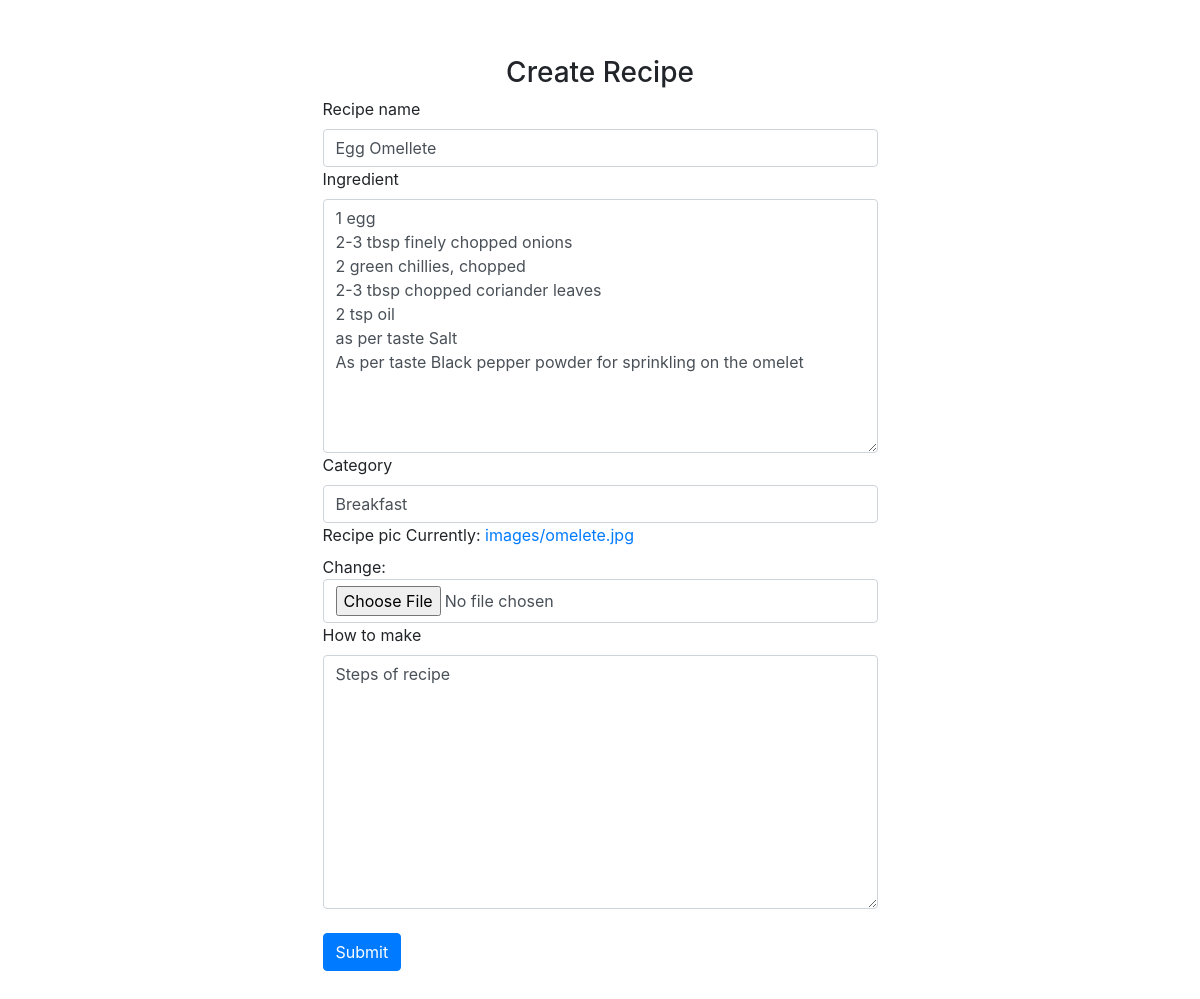
Screenshot of /recipes/editrecipe/20 (signed in) with the database file from the repository.
### recipes/models.py (models this page shows, shortened)
class recipe(models.Model):
    recipe_name = models.CharField(max_length=120)
    ingredient = models.CharField(max_length=600)
    category = models.CharField(max_length=120)
    recipe_pic = models.ImageField(upload_to="images")
    How_to_make = models.CharField(max_length=600)
    created_by = models.ForeignKey(to=User,on_delete=models.CASCADE)

### recipes/views.py (the view, shortened to what this page needs)
# urls.py: path('editrecipe/<int:id>',views.EditRecipe.as_view(),name="editrecipe"),
@method_decorator(login_required(login_url='login'), name='dispatch')
class EditRecipe(TemplateView):
    form_class =CreateRecipeForm
    context = {}
    template_name = 'recipes/createrecipe.html'
    def get(self, request, *args, **kwargs):
        id = kwargs.get('id')
        recipes = get_object_or_404(recipe, pk=id)
        form = self.form_class(instance=recipes)
        self.context['form'] = form
        return render(request,self.template_name , self.context)

### recipes/forms.py
class CreateRecipeForm(ModelForm):
    class Meta:
        model = recipe
        fields = "__all__"
        widgets = {'ingredient':forms.Textarea(),'How_to_make':forms.Textarea(),
                   'created_by':forms.HiddenInput()}

### recipes/templates/recipes/createrecipe.html (shortened to what this page needs)
<!DOCTYPE html>
<html lang="en">
<head>
    <link rel="stylesheet" href="https://maxcdn.bootstrapcdn.com/bootstrap/4.0.0/css/bootstrap.min.css">
    {% load static %}
    <link rel="stylesheet" href="{% static 'users/css/registration.css' %}">
</head>
<body>
<div class="container">
    <form method="post" novalidate enctype="multipart/form-data">
        <h3>Create Recipe</h3>
        {% include 'home/form.html' with form=form %}
        <br>
        <button type="submit" class="btn btn-primary">Submit</button>
    </form>
</div>
</body>
</html>

### home/templates/home/form.html (shortened to what this page needs)
{% load widget_tweaks %}
        {% for field in form.visible_fields %}
        <div class="row">
            <div class="col">
                <label for="{{field.id_for_label}}" class="form-label">{{field.label}}</label>
                {% if form.is_bound %}
                    {% if field.errors %}
                        {% render_field field class="form-control is-invalid" %}
                        {% for error in field.errors %}
                            <div class="invalid-feedback">
                                {{ error }}
                            </div>
                        {% endfor %}
                    {% else %}
                         {% render_field field class="form-control" %}
                    {% endif %}
                {% else %}
                    {% render_field field class="form-control" %}
                {% endif %}
            </div>
        </div>
        {% endfor %}

### users/static/users/css/registration.css (style rules this page uses)
form { margin-top:5%; margin-left: 25%; margin-right:25%; width: 50%; margin-bottom:5% }
h3 { text-align:center; }

### rows the page displays
recipe: recipe_name "Egg Omellete" "1 egg 2-3 tbsp finely chopped onions 2 green chillies, chopped 2-3 tbsp chopped coriander leaves 2 tsp oil as per taste Salt As per taste Black pepper powder for sprinkling on the omelet" "Breakfast" "Steps of recipe"

### other values shown
{{ field.label }} "Recipe name" "Ingredient" "Category" "Recipe pic" "How to make"
